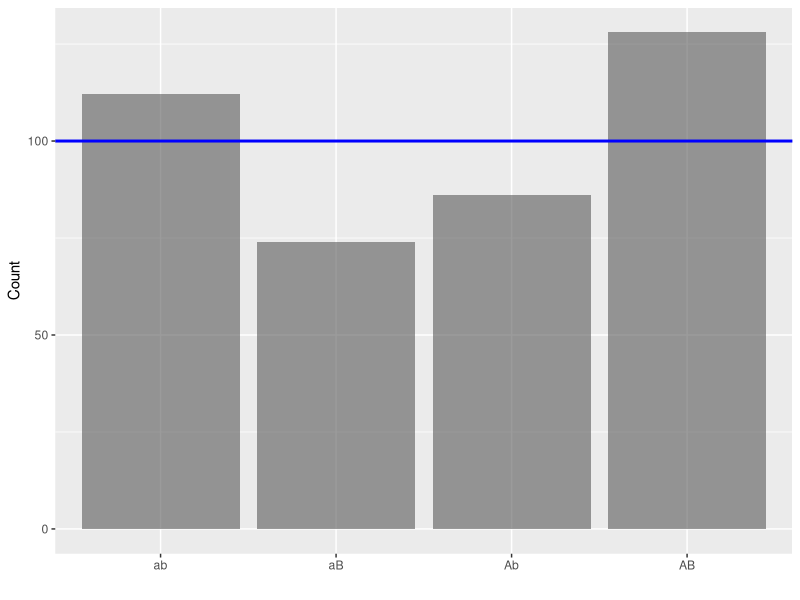
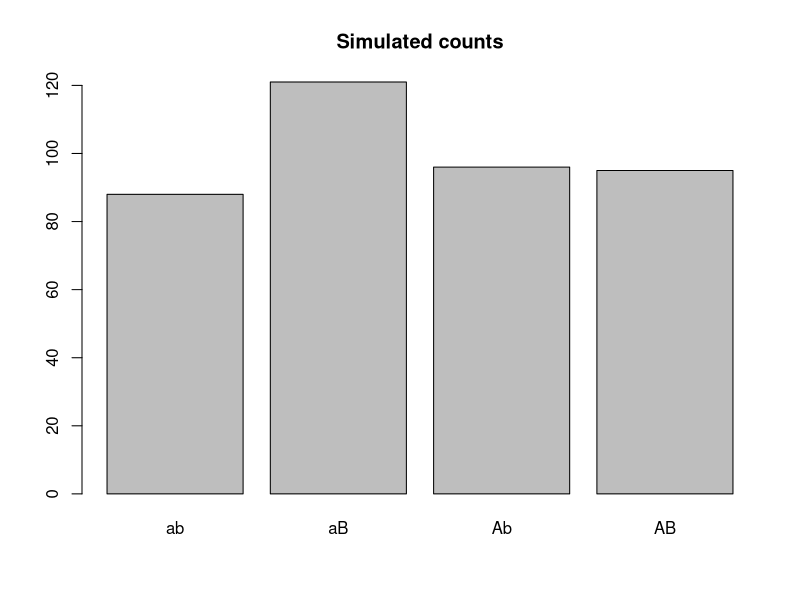
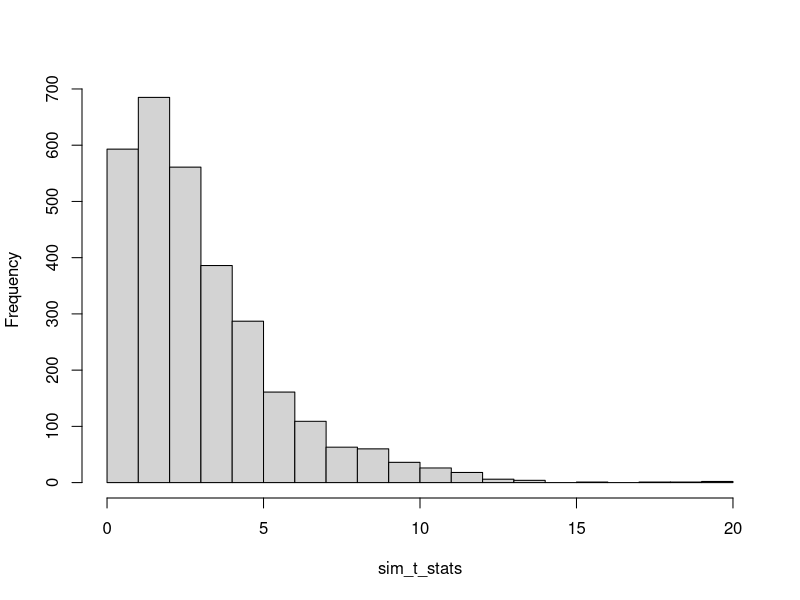
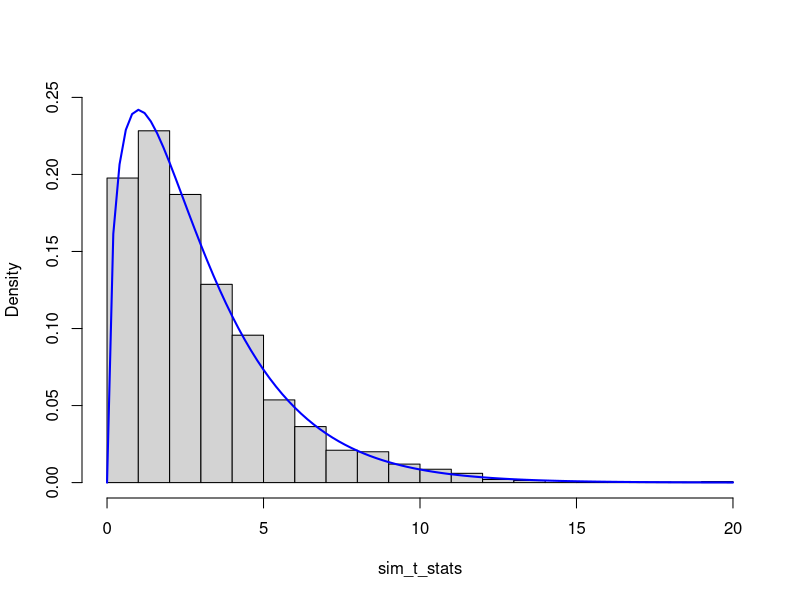

These figures' R source, in order:
## ---- chunk 1
library(tidyverse)
df = tibble(
    phenotype = c("AB","Ab","aB","ab"),
    y = c(128, 86, 74, 112), # observed counts
    p = c(1/4, 1/4, 1/4, 1/4), # hypothesised proportions
    e = sum(y) * p) # expected counts
df
## ---- chunk 2
df |> ggplot() +
  aes(x = phenotype, y = y) +
  geom_col(alpha = 0.6) +
  geom_hline(yintercept = 100,
             colour = "blue",
             linewidth = 1) +
  labs(x = "", y = "Count")
## ---- chunk 3
df = df |>
  mutate(difference = y - e)
## ---- chunk 4
df |> summarise(avg_diff = mean(difference))
## ---- chunk 5
df = df |> mutate(
  squared_discrepency = (y-e)^2,
  contribution = (y-e)^2/e
)
t0 = sum(df$contribution)
t0
## ---- chunk 6
n = 400 # fixed sample sized
phenotype = c("AB", "Ab", "aB", "ab")
no_link_p = c(1, 1, 1, 1)/4
e = n * no_link_p # expected obs 

set.seed(1)
# create a simulation, where the counts are uniformly distributed across the 4 categories.
sim1 = sample( 
  x = phenotype,
  size = n,
  replace = TRUE,
  prob = no_link_p)

table(sim1)
## ---- chunk 7
barplot(table(sim1),
        main = "Simulated counts")
## ---- chunk 8
sim_y = table(sim1)
sum((sim_y - e)^2/e)
## ---- chunk 9
B = 3000
sim_t_stats = vector(mode = "numeric", length = B)
for(i in 1:B){
  sim = sample(x = phenotype, size = n,
               replace = TRUE, prob = no_link_p)
  sim_y = table(sim)
  sim_t_stats[i] = sum((sim_y - e)^2/e)
}
hist(sim_t_stats, main = "", breaks = 20)
## ---- chunk 10
mean(sim_t_stats >= t0) # sum(sim_t_stats >= t0)/B
## ---- chunk 11
hist(sim_t_stats, main = "", breaks = 20,
     probability = TRUE, ylim = c(0, 0.25))
curve(dchisq(x, df = 3), add = TRUE,
      col = "blue", lwd = 2)
## ---- chunk 12
# Same results 
pchisq(18, df = 3, lower.tail = FALSE)

1 - pchisq(18, df = 3)
## ---- chunk 13
y = df$y
y

no_link_p # = 0.25 forall 

# expected counts = 100 forall
(ey = n * no_link_p)

# check e_i >= 5 = TRUE
ey >= 5
all(ey >= 5)

# test statistic = 18
(t0 = sum((y - ey)^2/ey))

1 - pchisq(t0, df = 3) # = 0.000439
## ---- chunk 14
chisq.test(y, p = no_link_p)
## ---- chunk 15
p_hat = (86+74)/400
x = matrix(c(128, 0.5*(1-p_hat), 86, 0.5*p_hat, 
             74, 0.5*p_hat, 112, 0.5*(1-p_hat)),
           nrow = 2)
colnames(x) = c("AB", "Ab", "aB", "ab") # D
rownames(x) = c("Observed count", "Hypothesised proportion") # R
x
